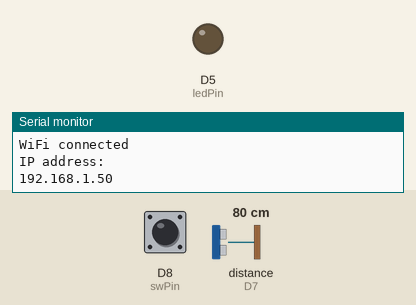
A sketch run on a simulated ESP8266 (NodeMCU). Shown: output pins drawn as LEDs (lit = HIGH), the last lines printed to the serial monitor. Wiring (inferred from the names in the program): ultrasonic range finder: trigger D6; echo D7. The test bench sets the inputs (shaded band); at power-on: D8 (swPin) LOW, distance to the obstacle (sensor on D7) 80 cm. The echo pulse lasts 58.3 µs per cm; WiFi joins after 1.5 s; servers stay silent unless stated; uploads are accepted with an empty reply; pins used as bus, display or sensor lines are not drawn.

Above: at 3.2 s.
3.3 s: D8 (swPin) pulled HIGH for 0.15 s
At 4.8 s:
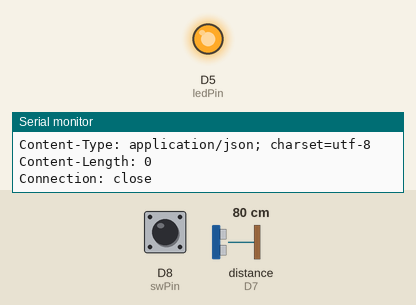
6.3 s: distance to the obstacle (sensor on D7) set to 2 cm
Timing chart, 0 to 9.7 s (numbered marks = the images above; inputs shaded):
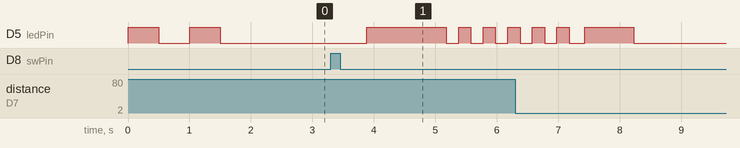

Measured:
- after the input at 3.3 s, D5 (ledPin): LOW → HIGH after 0.58 s, then repeats every 0.40 s: LOW 0.20 s, HIGH 0.20 s

The sketch:

ProjectPumpCounterChallenge.ino
```cpp
#include <ESP8266WiFi.h>
#include <ESP8266HTTPClient.h>
#include <WiFiClient.h>
#include <Wire.h>

String user = "Marcin";
String pass = "*********";

#define ssid "Galaxy Note9d6fb"
#define password "************************"
#define host "192.168.43.94"
#define swPin D8  // touch button Pin
int state;
#define echoPin D7 // Echo Pin
#define trigPin D6 // Trigger Pin
#define ledPin D5 // Led indicator
int ledPinSt = LOW;
unsigned long fly = 0;
unsigned long pulse = 0;


long duration, distance; // Duration used to calculate distance
int pump, up, ex;  //up & down used to count pumps
int cal = 0;
void setup()
{
Serial.begin (9600);
pinMode(trigPin, OUTPUT);
pinMode(echoPin, INPUT);
pinMode(swPin,INPUT);
pinMode(ledPin, OUTPUT);
state == 0;
pump = 0;
up = 0;
ex = 0;
digitalWrite(ledPin, LOW);


Serial.println("Witaj " + user);
Serial.println();
Serial.println();
Serial.print("Connecting to ");
Serial.println(ssid);
WiFi.begin(ssid,password);

while (WiFi.status() != WL_CONNECTED) {
        digitalWrite(ledPin, HIGH);
        delay(500);
        Serial.print(".");
        digitalWrite(ledPin, LOW);
        delay(500);
}

Serial.println("");
Serial.println("WiFi connected");
Serial.println("IP address: ");
Serial.println(WiFi.localIP());
}

void loop()
{
   boolean touchState;
  touchState = digitalRead(swPin);

if (touchState == HIGH){
  state = state+1;
  delay(500);
}

digitalWrite(trigPin, LOW);
delayMicroseconds(2);
digitalWrite(trigPin, HIGH);
delayMicroseconds(10);
digitalWrite(trigPin, LOW);
duration = pulseIn(echoPin, HIGH);
//Calculate the distance (in cm) based on the speed of sound.
distance = duration/58.2;
//Serial.println(distance);
//Delay 50ms before next reading.
delay(50);
if (distance > 25){  // to count next pump must go up
  up = distance;
}
if (distance <10 && up > 25){ // method to count one complete pump
  pump = pump+1;
  ex = ex+1;
  digitalWrite(ledPin, HIGH);
  delay(800);
  Serial.println("ILOSC POMPEK : " + String(pump)+ user);
  up = 0;
  digitalWrite(ledPin,LOW);
}
cal = pump*5;
if(state == 1){
digitalWrite(ledPin, HIGH);

WiFiClient client;
const int httpPort = 80;
//const char httpPort = "192.168.43.94/xampp/htdocs/moj_dzialajacy_connect.php?";
if (!client.connect(host, httpPort)) {
    Serial.println("connection failed");
    digitalWrite(ledPin, HIGH);
    return;
}
    // This will send the request to the server
  client.print(String("GET http://localhost/moj_dzialajacy_connect.php?") +
                          ("&user=") + user +
                          ("&pass=") + pass +
                          ("&pump=") + pump +
                          ("&cal=") + cal +
                          " HTTP/1.1\r\n" +
                 "Host: " + host + "\r\n" +
                 "Connection: close\r\n\r\n");
unsigned long timeout = millis();
while (client.available() == 0) {
    if (millis() - timeout > 1000) {
        Serial.println(">>> Client Timeout !");
        client.stop();
        return;
    }
}

// Read all the lines of the reply from server and print them to Serial
while(client.available()) {
    String line = client.readStringUntil('\r');
    Serial.print(line);

}

Serial.println();
Serial.println("closing connection");
ex = 0;
state = 2;
pump = 0;

digitalWrite(ledPin,LOW);
delay(200);
digitalWrite(ledPin,HIGH);
delay(200);
digitalWrite(ledPin,LOW);
delay(200);
digitalWrite(ledPin,HIGH);
delay(200);
digitalWrite(ledPin,LOW);
delay(200);
digitalWrite(ledPin,HIGH);
delay(200);
digitalWrite(ledPin,LOW);
delay(200);
digitalWrite(ledPin,HIGH);
delay(200);
digitalWrite(ledPin,LOW);
delay(200);
digitalWrite(ledPin,HIGH);
delay(200);
digitalWrite(ledPin,LOW);
delay(200);
}
}
```
